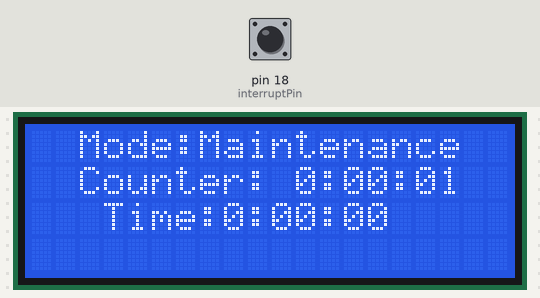
Bench run of a sketch on a simulated Arduino Uno, built for the host (arithmetic inside an expression is 32-bit, double 64-bit). On the bench: 20×4 character LCD. The test bench sets the inputs (shaded band); at power-on: pin 18 (interruptPin) HIGH. EEPROM starts erased.

Above: at 1.6 s.
1.7 s: pin 18 (interruptPin) pulled LOW for 0.15 s
At 3.2 s:
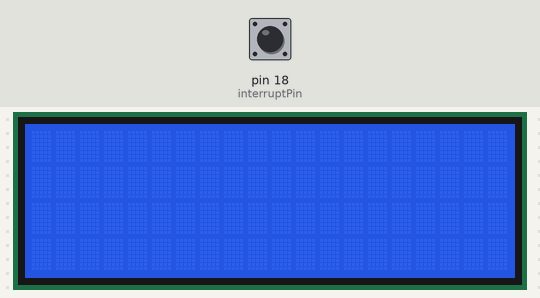
3.5 s: pin 18 (interruptPin) pulled LOW for 1 s
At 4.8 s:
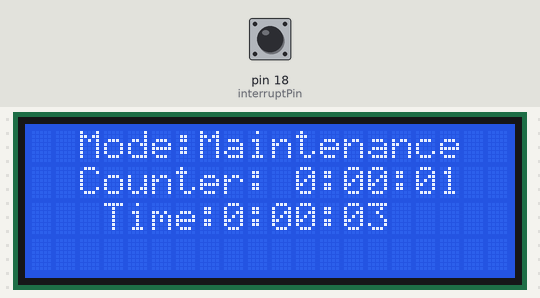
6.5 s: pin 18 (interruptPin) pulled LOW for 1 s
9.5 s: pin 18 (interruptPin) pulled LOW for 3.2 s
At 11.8 s:
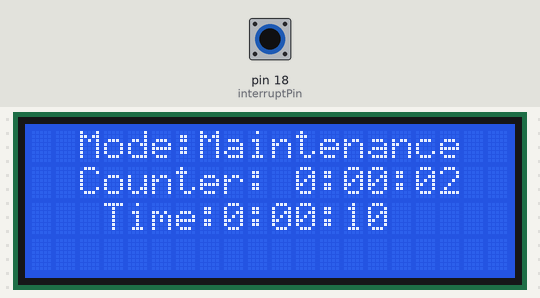
Timing chart, 0 to 13.3 s (numbered marks = the images above; inputs shaded):
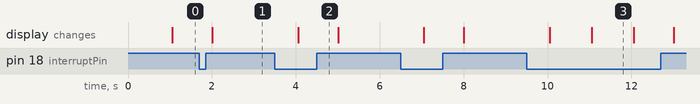

Measured:
- after the input at 1.7 s, the display: changes after 0.31 s (image 1)
- after the input at 3.5 s, the display: changes after 0.55 s (image 2)
- after the input at 9.5 s, the display: first changes after 0.55 s (image 3 shows a later state)
- what the display in image 3 shows lasts 1.0 s, from 11.1 s to 12.1 s

The sketch:

main_mode_deact_time_run_and_counter.ino
```cpp
#include <Wire.h>
#include <LiquidCrystal_I2C.h>
#include <EEPROM.h>

LiquidCrystal_I2C lcd(0x27, 20, 4);  // Address 0x27 for a 20x4 character display

const int interruptPin = 18;

bool counterRunning = true;

unsigned long previousMillis = 0;
const long interval = 1000;  // Update interval in milliseconds

int hours = 0;
int minutes = 0;
int seconds = 0;

int counterHours = 0;
int counterMinutes = 0;
int counterSeconds = 0;

void setup() {
  Wire.begin();
  lcd.init();
  lcd.backlight();

  pinMode(interruptPin, INPUT_PULLUP);
  attachInterrupt(digitalPinToInterrupt(interruptPin), toggleDisplay, CHANGE);

  // Initialize EEPROM
  EEPROM.begin(512);

  // Read time from EEPROM
  hours = EEPROM.read(0);
  minutes = EEPROM.read(1);
  seconds = EEPROM.read(2);
}

void loop() {
  unsigned long currentMillis = millis();

  if (currentMillis - previousMillis >= interval) {
    // Update time every interval
    previousMillis = currentMillis;

    // Always increment time
    seconds++;
    if (seconds >= 60) {
      seconds = 0;
      minutes++;
      if (minutes >= 60) {
        minutes = 0;
        hours++;
        if (hours >= 24) {
          hours = 0;
        }
      }
    }

    // Increment counter only if counter is running
    if (counterRunning) {
      counterSeconds++;
      if (counterSeconds >= 60) {
        counterSeconds = 0;
        counterMinutes++;
        if (counterMinutes >= 60) {
          counterMinutes = 0;
          counterHours++;
          if (counterHours >= 24) {
            counterHours = 0;
          }
        }
      }
    }

    // Update LCD display
    updateLCD();

    // Update time in EEPROM
    EEPROM.write(0, hours);
    EEPROM.write(1, minutes);
    EEPROM.write(2, seconds);
    EEPROM.commit();
  }
}

void updateLCD() {
  // Blank the screen when counterRunning is false
  if (!counterRunning) {
    lcd.clear();
    // Keep backlight on
    lcd.backlight();
  } else {
    // Display time on LCD
    lcd.setCursor(0, 0);
    lcd.print("  Mode:Maintenance  ");
    lcd.setCursor(0, 2);
    lcd.print("   Time:");
    lcd.print(hours);
    lcd.print(":");
    if (minutes < 10) {
      lcd.print("0");
    }
    lcd.print(minutes);
    lcd.print(":");
    if (seconds < 10) {
      lcd.print("0");
    }
    lcd.print(seconds);

    // Display counter on LCD
    lcd.setCursor(0, 1);
    lcd.print("  Counter: ");
    lcd.print(counterHours);
    lcd.print(":");
    if (counterMinutes < 10) {
      lcd.print("0");
    }
    lcd.print(counterMinutes);
    lcd.print(":");
    if (counterSeconds < 10) {
      lcd.print("0");
    }
    lcd.print(counterSeconds);
  }
}

void toggleDisplay() {
  // Check the state of GPIO pin 18
  if (digitalRead(interruptPin) == LOW) {
    // If pin is LOW, resume counter
    counterRunning = true;
  } else {
    // If pin is HIGH, pause counter and reset counter variables
    counterRunning = false;
    counterHours = 0;
    counterMinutes = 0;
    counterSeconds = 0;
  }
}
```
